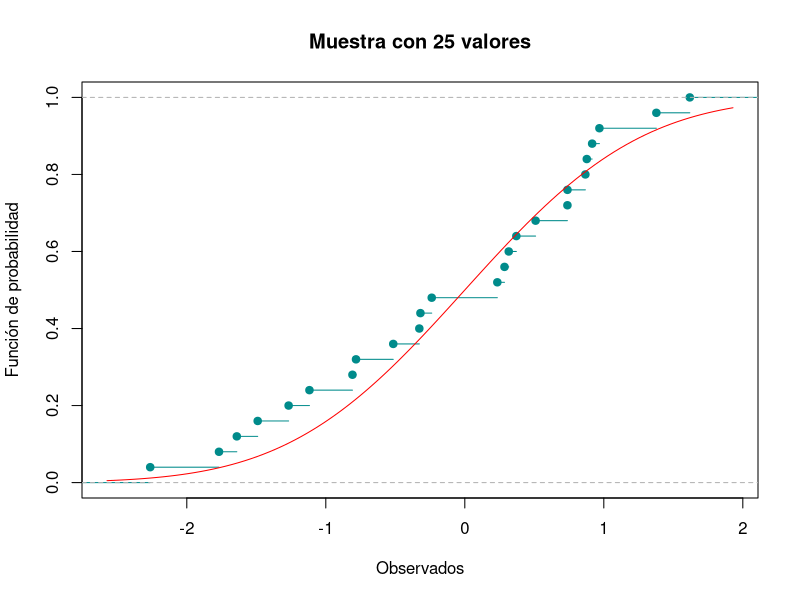
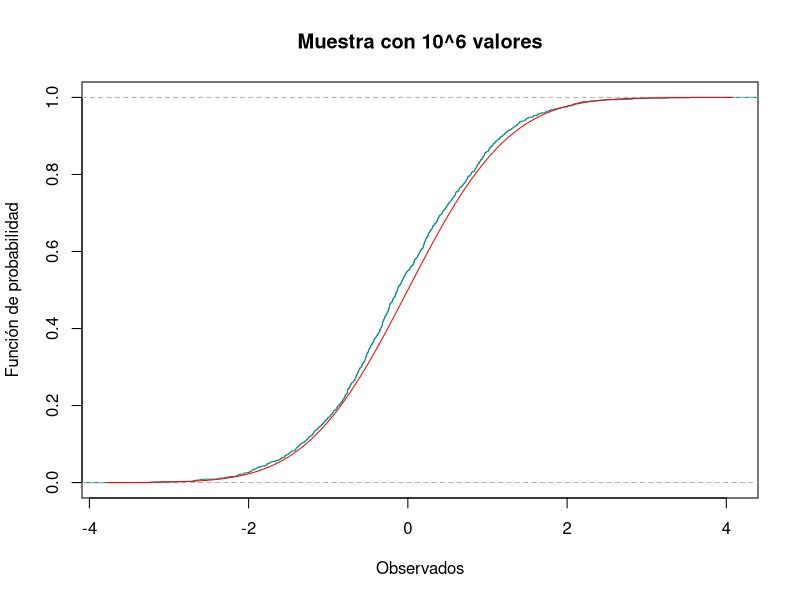

Write the R code that produced these figures, in order.
## ---- chunk 1
knitr::opts_chunk$set(echo = TRUE)
 
## ---- chunk 2
library(nortest)
## ---- chunk 3
Dirty_data=c(0.2513, 0.2566, 0.3459, 0.6379, 2.0505, 1.803, 2.1906,
             1.5299, 0.35005, 0.3128, 1.2726, 2.3674, 2.3214, 2.4373, 0.6548)
Data=sort(Dirty_data)
## ---- chunk 4
Data
## ---- chunk 5
S2<-function(x){
  mean_aux=mean(x)
  n_aux=length(x)
  s2=0
  for (i in x){
    s2=s2+(i-mean_aux)^2
  }
  s2=s2/(n_aux-1)
  return(s2)
}

## ---- chunk 6
mean_est=mean(Data)
S2_est=S2(Data)
n=length(Data)

## ---- chunk 7
mean_est
S2_est
n
## ---- chunk 8
f_emp=ecdf(Data)
f_n=f_emp(Data)
f_r=f_n-(1/n) 
## ---- chunk 9
Z=(Data-mean_est)/sqrt(S2_est)
## ---- chunk 10
Z
## ---- chunk 11
Probas=pnorm(Z)
## ---- chunk 12
Probas
## ---- chunk 13
Di_p=abs(Probas-f_n)
Di_n=abs(Probas-f_r)
## ---- chunk 14
Visual=data.frame(Dirty_data,Data,Z,Probas,Di_p,Di_n)
## ---- chunk 15
Visual
## ---- chunk 16
D_p=max(Di_p)
D_n=max(Di_n)
## ---- chunk 17
D_p
D_n
## ---- chunk 18
Dn=max(D_p,D_n)
## ---- chunk 19
Dn
## ---- chunk 20
conf=0.90
alpha=1-conf
## ---- chunk 21
Est=0.2016
Rechazamos_H0=Dn>Est

## ---- chunk 22
Rechazamos_H0
## ---- chunk 23
p_value=lillie.test(Data)[[2]]

Rechazamos_p_value=p_value<alpha
## ---- chunk 24
p_value
Rechazamos_p_value
## ---- chunk 25
ProbasB=plnorm(Data) 
## ---- chunk 26
ProbasB
## ---- chunk 27
Di_pB=abs(ProbasB-f_n)
Di_nB=abs(ProbasB-f_r)

## ---- chunk 28
D_pB=max(Di_pB)
#Calculamos D-
D_nB=max(Di_nB)
## ---- chunk 29
DnB=max(D_pB,D_nB)
## ---- chunk 30
DnB
## ---- chunk 31
alphaB=0.01
confB=1-alpha
## ---- chunk 32
EstB=0.40420

Rechazamos_H0B=DnB>EstB

## ---- chunk 33
Rechazamos_H0B
## ---- chunk 34
p_valueB=ks.test(Data,plnorm,0,1)[[2]]

Rechazamos_p_valueB=p_valueB<alphaB
## ---- chunk 35
p_valueB
Rechazamos_p_valueB
## ---- chunk 36
intervalos <- c( "Menos de 1 semana","1<= x <2" , "2<= x <3","3<= x <4","4<= x <5","5<= x <6","6<= x <7","7<= x <8","Más de 8 semanas")
oi <- c(64,195,287,241,140,51,25,4,1)

tabla <- data.frame(oi,row.names = intervalos )
tabla

## ---- chunk 37
k=sum(oi)
print(k)
## ---- chunk 38
p=0.25
n=10
## ---- chunk 39
length(oi)

## ---- chunk 40
oi=c(64,195,287,241,140,51,25,4,1)
## ---- chunk 41
Probas_ejercicio4=list()
for (i in 0:8){
  if(i==8){
    Probas_ejercicio4[i+1]=pbinom(i-1,n,p,lower.tail = FALSE)
  }else{
    Probas_ejercicio4[i+1]=dbinom(i,n,p)
  }
}
Probas_ejercicio4=unlist(Probas_ejercicio4)
print(Probas_ejercicio4)

## ---- chunk 42
sum(Probas_ejercicio4)
## ---- chunk 43
ei= Probas_ejercicio4 * k 
print(ei)
## ---- chunk 44
Tabla_ji = data.frame("ci"=0:8, "oi"=oi,"pi"= Probas_ejercicio4,"ei"=ei)
print(Tabla_ji)
## ---- chunk 45
EstJi=0 
for (i in 1:9){
  EstJi=EstJi+(((oi[i]) - (ei[i]))^2)/(ei[i])
}
print(EstJi)
## ---- chunk 46
alpha_ejercicio4=0.01
conf_ejercicio4= 1- alpha_ejercicio4
## ---- chunk 47
v= length(Probas_ejercicio4) -1
print(v)
## ---- chunk 48
valor_critico=qchisq(conf_ejercicio4,df=v,lower.tail = TRUE)
## ---- chunk 49
Rechazamos_H0_p4=EstJi>valor_critico
print(Rechazamos_H0_p4)
## ---- chunk 50
p_value_p4=chisq.test(x=oi,p=Probas_ejercicio4)[[3]]
Rechazamos_p_value_p4=alpha_ejercicio4>p_value_p4
print(Rechazamos_p_value_p4)
## ---- chunk 51
set.seed(2019)
## ---- chunk 52
x_data=rnorm(25,mean=0,sd=1)
print(x_data)
## ---- chunk 53
f_empi=ecdf(x_data)
plot(f_empi, xlab="Observados", ylab="Función de probabilidad", 
     main="Muestra con 25 valores", col="darkcyan")
curve(pnorm(x), add=TRUE, col="red")
## ---- chunk 54
set.seed(2019)
## ---- chunk 55
x_dataM = rnorm(10^3)
## ---- chunk 56
f_empiM = ecdf(x_dataM)
## ---- chunk 57
plot(f_empiM, xlab="Observados", ylab="Función de probabilidad", 
     main="Muestra con 10^6 valores", col="darkcyan")
curve(pnorm(x), add=TRUE, col="red")
## ---- chunk 58
x_data_ord=sort(x_data)
f_empi_norm=f_empi(x_data_ord)
## ---- chunk 59
f_empi_des=f_empi_norm - (1/25)
## ---- chunk 60
probras_data = pnorm(x_data_ord)

## ---- chunk 61
D_data_norm = f_empi_norm - probras_data
D_data_max = max(D_data_norm)
print(D_data_max)
## ---- chunk 62
D_data_des = probras_data - f_empi_des
D_data_des_max = max(D_data_des)
print(D_data_des_max)
## ---- chunk 63
D_max= max(D_data_max,D_data_des_max)
print(D_max)
## ---- chunk 64
valores_25=data.frame(x_data,x_data_ord,probras_data,D_data_norm,D_data_des)
## ---- chunk 65
print(head(valores_25))
print(tail(valores_25))
## ---- chunk 66
x_dataM_ord = sort(x_dataM)
f_empi_M= f_empiM(x_dataM_ord)
## ---- chunk 67
f_empi_M_des = f_empi_M - (1/(10^3))
## ---- chunk 68
probas_dataM = pnorm(x_dataM_ord)
## ---- chunk 69
D_dataM_norm = f_empi_M - probas_dataM
D_dataM_norm_max = max(D_dataM_norm)
print(D_dataM_norm_max)
## ---- chunk 70
D_dataM_des = probas_dataM - f_empi_M_des
D_dataM_des_max = max(D_dataM_des)
print(D_data_des_max)

## ---- chunk 71
D_maxM = max(D_dataM_norm_max, D_data_des_max)
print(D_data_des_max)
## ---- chunk 72
valores_M=data.frame(x_dataM,x_dataM_ord,probas_dataM,D_dataM_norm,D_dataM_des)
## ---- chunk 73
print(head(valores_M))
print(tail(valores_M))
